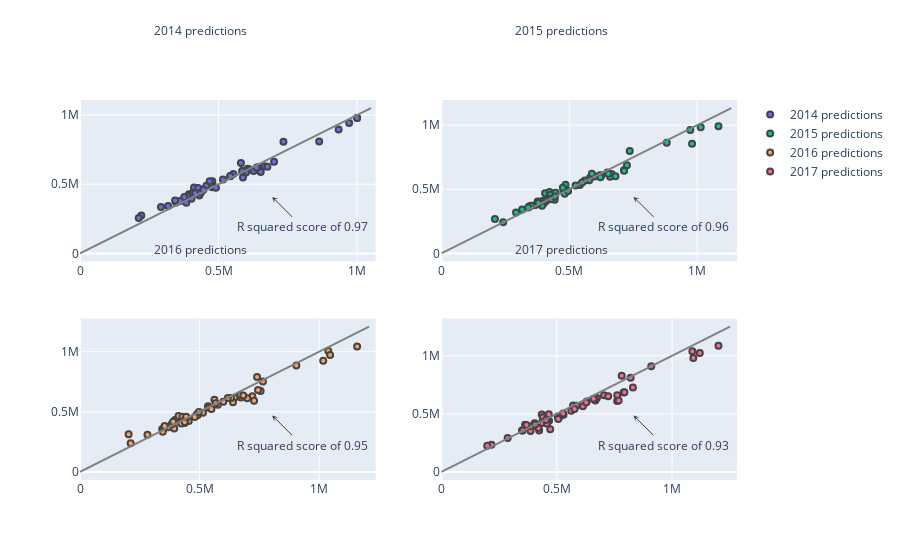

Notebook code for this chart:
### Code cell
from plotly.subplots import make_subplots
import plotly.express as px
import math
import numpy as np
import plotly.graph_objects as go
fig = make_subplots(rows=2, cols=2)
row, col = 1,1
for keys in predictions_dict.keys():
    prediction_yr = predictions_dict[keys]
  
    fig.add_trace(
        go.Scatter(x=prediction_yr[1], y= prediction_yr[0], mode = 'markers', name =  str(keys) + ' predictions'),
        row=row, col=col
    )
    end_point= math.ceil(prediction_yr[1].max()+50000) 
    reference_line = go.Line(x=[0, end_point ],
                                y=[0, end_point ],
                                mode="lines",
                                line=go.scatter.Line(color="gray"),
                                showlegend=False)
    fig.add_trace(reference_line, row=row, col=col)
    fig.update_traces( marker_line_width=2, marker_size=6)
    fig.add_annotation(
        xref="x domain",
        yref="y domain",
        # The arrow head will be 25% along the x axis, starting from the left
        x=0.65,
        # The arrow head will be 40% along the y axis, starting from the bottom
        y=0.4,
        text="R squared score of " + str(round(r2_score(prediction_yr[1], prediction_yr[0]), 2)),
        arrowhead=3,
        ax=30,
        ay=30,
        row =row, col = col
    )

    fig.add_annotation(

        # The arrow head will be 25% along the x axis, starting from the left

        # The arrow head will be 40% along the y axis, starting from the bottom
        yshift=150,
        text= str(keys) + ' predictions',
        showarrow=False,
        row =row, col = col
    )
    if col == 2:
        row += 1 
        col = 1
    else:
        col += 1 

fig.show()

### Figure 1 — Plotly figure (JSON) as saved in the notebook; plotly's stock layout.template omitted (floating-point values rounded to 4 significant figures)
{"data": [{"marker": {"line": {"width": 2}, "size": 6}, "mode": "markers", "name": "2014 predictions", "type": "scatter", "x": [292100, 393200, 346600, 430600, 372400, 221300, 402500, 211900, 361600, 317900, 383700, 586500, 605100, 588100, 1000001, 971200, 863100, 734200, 612200, 1000001, 477500, 443700, 379000, 665700, 480000, 599000, 700300, 933200, 640300, 391500, 411500, 477400, 426300, 553500, 626600, 652100, 676300, 640900, 542300, 637300, 410700, 585100, 404700, 542100, 580800, 407500, 490500, 456200, 343100, 468000, 516000, 415800, 376400, 436000, 445200], "xaxis": "x", "y": [335177, 427306, 368440, 418455, 387187, 274502, 394344, 255013, 378923, 342724, 365933, 596538, 611610, 549360, 977600.0, 943000.0, 809100.0, 807200.0, 605850, 978700.0, 520556, 462458, 403098, 629338, 487110, 584533, 661577, 894300.0, 609456, 419515, 476853, 478606, 472940, 573005, 595299, 587563, 626875, 623319, 557221, 619524, 435820, 594004, 432159, 558809, 653100.0, 438362, 474902, 489416, 382900, 521811, 533225, 434824, 408475, 439080, 460838], "yaxis": "y"}, {"line": {"color": "gray"}, "marker": {"line": {"width": 2}, "size": 6}, "mode": "lines", "showlegend": false, "type": "scatter", "x": [0, 1050001], "xaxis": "x", "y": [0, 1050001], "yaxis": "y"}, {"marker": {"line": {"width": 2}, "size": 6}, "mode": "markers", "name": "2015 predictions", "type": "scatter", "x": [291900, 394500, 344300, 428200, 367900, 209500, 399700, 241800, 350400, 315700, 393500, 581800, 625500, 578000, 1013800, 973100, 881000, 736300, 619300, 1083200, 478200, 442900, 376600, 714000, 485500, 621700, 725400, 979900, 665600, 408200, 405500, 482100, 422700, 560800, 659400, 680600, 714400, 649000, 541300, 652700, 427500, 597900, 413600, 550100, 588400, 413500, 495400, 446500, 339600, 474700, 524400, 423100, 379300, 429900, 443600], "xaxis": "x2", "y": [318437, 409069, 367416, 427692, 378360, 267964, 388503, 243494, 371598, 343155, 371108, 592846, 607963, 569597, 983200.0, 962600.0, 862100.0, 797800.0, 608995, 991300.0, 484668, 418315, 404402, 651035, 535578, 594396, 687245, 855400.0, 619563, 406064, 469669, 465088, 478589, 567864, 598177, 602439, 645301, 630205, 534105, 621575, 457218, 598760, 418300, 553593, 621600.0, 420465, 487258, 473180, 357973, 511367, 529816, 422012, 392298, 424934, 443628], "yaxis": "y2"}, {"line": {"color": "gray"}, "marker": {"line": {"width": 2}, "size": 6}, "mode": "lines", "showlegend": false, "type": "scatter", "x": [0, 1133200], "xaxis": "x2", "y": [0, 1133200], "yaxis": "y2"}, {"marker": {"line": {"width": 2}, "size": 6}, "mode": "markers", "name": "2016 predictions", "type": "scatter", "x": [282100, 397000, 344000, 432300, 369100, 211800, 386900, 203300, 350200, 346000, 394000, 562200, 646200, 639800, 1038200, 1045900, 904700, 740400, 631500, 1158900, 489000, 454900, 382800, 755300, 535300, 673700, 765000, 1017200, 720700, 421800, 412000, 491500, 428300, 576300, 699500, 727900, 744500, 670500, 539800, 682900, 444200, 618300, 437700, 566900, 599500, 423900, 514400, 480000, 354000, 497200, 549800, 440500, 389400, 437900, 444000], "xaxis": "x3", "y": [308626, 431077, 357460, 417930, 370702, 238549, 390733, 312386, 359910, 334589, 360554, 599916, 616475, 579193, 1007000.0, 972800.0, 885700.0, 790200.0, 615493, 1043000.0, 479714, 424013, 395509, 672450, 546214, 619206, 753000.0, 923800.0, 629169, 410906, 464870, 471055, 458486, 557734, 612170, 591823, 681195, 640397, 533375, 635216, 453530, 614789, 407035, 570154, 582998, 403793, 491755, 457200, 381694, 499171, 522939, 438687, 417602, 414785, 459696], "yaxis": "y3"}, {"line": {"color": "gray"}, "marker": {"line": {"width": 2}, "size": 6}, "mode": "lines", "showlegend": false, "type": "scatter", "x": [0, 1208900], "xaxis": "x3", "y": [0, 1208900], "yaxis": "y3"}, {"marker": {"line": {"width": 2}, "size": 6}, "mode": "markers", "name": "2017 predictions", "type": "scatter", "x": [287300, 404400, 349500, 436900, 386500, 217300, 423900, 198800, 362700, 352600, 420500, 630400, 674500, 667300, 1087800, 1120200, 909900, 781700, 663000, 1201100, 504700, 467000, 393000, 830400, 571000, 762300, 820200, 1092200, 789600, 440900, 435200, 512400, 440200, 613700, 762000, 768500, 793500, 705200, 562900, 723300, 465800, 660000, 471800, 586000, 627800, 437500, 529700, 506500, 368700, 527700, 577100, 458500, 406200, 457300, 453400], "xaxis": "x4", "y": [291735, 419060, 355989, 428041, 352697, 234472, 356278, 225020, 406863, 356617, 378174, 606417, 637197, 615195, 1039000.0, 1025000.0, 908900.0, 827100.0, 628687, 1086000.0, 476151, 441215, 393869, 726243, 571070, 660268, 810900.0, 980900.0, 682609, 439426, 494270, 475503, 470835, 564561, 609506, 614726, 685844, 660700, 526993, 651105, 497505, 629609, 366688, 569717, 597787, 420767, 491273, 455696, 403514, 503027, 540961, 446564, 407256, 417078, 446567], "yaxis": "y4"}, {"line": {"color": "gray"}, "marker": {"line": {"width": 2}, "size": 6}, "mode": "lines", "showlegend": false, "type": "scatter", "x": [0, 1251100], "xaxis": "x4", "y": [0, 1251100], "yaxis": "y4"}], "layout": {"annotations": [{"arrowhead": 3, "ax": 30, "ay": 30, "text": "R squared score of 0.97", "x": 0.65, "xref": "x domain", "y": 0.4, "yref": "y domain"}, {"showarrow": false, "text": "2014 predictions", "xref": "x", "yref": "y", "yshift": 150}, {"arrowhead": 3, "ax": 30, "ay": 30, "text": "R squared score of 0.96", "x": 0.65, "xref": "x2 domain", "y": 0.4, "yref": "y2 domain"}, {"showarrow": false, "text": "2015 predictions", "xref": "x2", "yref": "y2", "yshift": 150}, {"arrowhead": 3, "ax": 30, "ay": 30, "text": "R squared score of 0.95", "x": 0.65, "xref": "x3 domain", "y": 0.4, "yref": "y3 domain"}, {"showarrow": false, "text": "2016 predictions", "xref": "x3", "yref": "y3", "yshift": 150}, {"arrowhead": 3, "ax": 30, "ay": 30, "text": "R squared score of 0.93", "x": 0.65, "xref": "x4 domain", "y": 0.4, "yref": "y4 domain"}, {"showarrow": false, "text": "2017 predictions", "xref": "x4", "yref": "y4", "yshift": 150}], "xaxis": {"anchor": "y", "domain": [0, 0.45]}, "xaxis2": {"anchor": "y2", "domain": [0.55, 1]}, "xaxis3": {"anchor": "y3", "domain": [0, 0.45]}, "xaxis4": {"anchor": "y4", "domain": [0.55, 1]}, "yaxis": {"anchor": "x", "domain": [0.575, 1]}, "yaxis2": {"anchor": "x2", "domain": [0.575, 1]}, "yaxis3": {"anchor": "x3", "domain": [0, 0.425]}, "yaxis4": {"anchor": "x4", "domain": [0, 0.425]}}}
